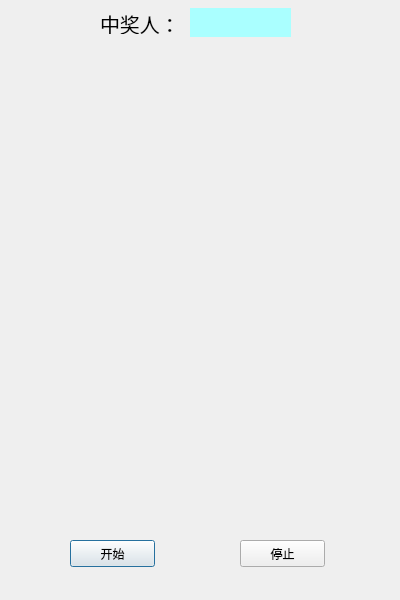
<?xml version="1.0" encoding="UTF-8"?>
<ui version="4.0">
 <class>YaoJiang</class>
 <widget class="QDialog" name="YaoJiang">
  <property name="geometry">
   <rect>
    <x>0</x>
    <y>0</y>
    <width>400</width>
    <height>600</height>
   </rect>
  </property>
  <property name="windowTitle">
   <string>YaoJiang</string>
  </property>
  <widget class="QLabel" name="label">
   <property name="geometry">
    <rect>
     <x>100</x>
     <y>13</y>
     <width>81</width>
     <height>21</height>
    </rect>
   </property>
   <property name="font">
    <font>
     <pointsize>15</pointsize>
    </font>
   </property>
   <property name="text">
    <string>中奖人：</string>
   </property>
  </widget>
  <widget class="QLabel" name="pname">
   <property name="geometry">
    <rect>
     <x>190</x>
     <y>8</y>
     <width>101</width>
     <height>29</height>
    </rect>
   </property>
   <property name="palette">
    <palette>
     <active>
      <colorrole role="WindowText">
       <brush brushstyle="SolidPattern">
        <color alpha="255">
         <red>0</red>
         <green>0</green>
         <blue>0</blue>
        </color>
       </brush>
      </colorrole>
      <colorrole role="Button">
       <brush brushstyle="SolidPattern">
        <color alpha="255">
         <red>170</red>
         <green>255</green>
         <blue>255</blue>
        </color>
       </brush>
      </colorrole>
      <colorrole role="Light">
       <brush brushstyle="SolidPattern">
        <color alpha="255">
         <red>255</red>
         <green>255</green>
         <blue>255</blue>
        </color>
       </brush>
      </colorrole>
      <colorrole role="Midlight">
       <brush brushstyle="SolidPattern">
        <color alpha="255">
         <red>212</red>
         <green>255</green>
         <blue>255</blue>
        </color>
       </brush>
      </colorrole>
      <colorrole role="Dark">
       <brush brushstyle="SolidPattern">
        <color alpha="255">
         <red>85</red>
         <green>127</green>
         <blue>127</blue>
        </color>
       </brush>
      </colorrole>
      <colorrole role="Mid">
       <brush brushstyle="SolidPattern">
        <color alpha="255">
         <red>113</red>
         <green>170</green>
         <blue>170</blue>
        </color>
       </brush>
      </colorrole>
      <colorrole role="Text">
       <brush brushstyle="SolidPattern">
        <color alpha="255">
         <red>0</red>
         <green>0</green>
         <blue>0</blue>
        </color>
       </brush>
      </colorrole>
      <colorrole role="BrightText">
       <brush brushstyle="SolidPattern">
        <color alpha="255">
         <red>255</red>
         <green>255</green>
         <blue>255</blue>
        </color>
       </brush>
      </colorrole>
      <colorrole role="ButtonText">
       <brush brushstyle="SolidPattern">
        <color alpha="255">
         <red>0</red>
         <green>0</green>
         <blue>0</blue>
        </color>
       </brush>
      </colorrole>
      <colorrole role="Base">
       <brush brushstyle="SolidPattern">
        <color alpha="255">
         <red>255</red>
         <green>255</green>
         <blue>255</blue>
        </color>
       </brush>
      </colorrole>
      <colorrole role="Window">
       <brush brushstyle="SolidPattern">
        <color alpha="255">
         <red>170</red>
         <green>255</green>
         <blue>255</blue>
        </color>
       </brush>
      </colorrole>
      <colorrole role="Shadow">
       <brush brushstyle="SolidPattern">
        <color alpha="255">
         <red>0</red>
         <green>0</green>
         <blue>0</blue>
        </color>
       </brush>
      </colorrole>
      <colorrole role="AlternateBase">
       <brush brushstyle="SolidPattern">
        <color alpha="255">
         <red>212</red>
         <green>255</green>
         <blue>255</blue>
        </color>
       </brush>
      </colorrole>
      <colorrole role="ToolTipBase">
       <brush brushstyle="SolidPattern">
        <color alpha="255">
         <red>255</red>
         <green>255</green>
         <blue>220</blue>
        </color>
       </brush>
      </colorrole>
      <colorrole role="ToolTipText">
       <brush brushstyle="SolidPattern">
        <color alpha="255">
         <red>0</red>
         <green>0</green>
         <blue>0</blue>
        </color>
       </brush>
      </colorrole>
     </active>
     <inactive>
      <colorrole role="WindowText">
       <brush brushstyle="SolidPattern">
        <color alpha="255">
         <red>0</red>
         <green>0</green>
         <blue>0</blue>
        </color>
       </brush>
      </colorrole>
      <colorrole role="Button">
       <brush brushstyle="SolidPattern">
        <color alpha="255">
         <red>170</red>
         <green>255</green>
         <blue>255</blue>
        </color>
       </brush>
      </colorrole>
      <colorrole role="Light">
       <brush brushstyle="SolidPattern">
        <color alpha="255">
         <red>255</red>
         <green>255</green>
         <blue>255</blue>
        </color>
       </brush>
      </colorrole>
      <colorrole role="Midlight">
       <brush brushstyle="SolidPattern">
        <color alpha="255">
         <red>212</red>
         <green>255</green>
         <blue>255</blue>
        </color>
       </brush>
      </colorrole>
      <colorrole role="Dark">
       <brush brushstyle="SolidPattern">
        <color alpha="255">
         <red>85</red>
         <green>127</green>
         <blue>127</blue>
        </color>
       </brush>
      </colorrole>
      <colorrole role="Mid">
       <brush brushstyle="SolidPattern">
        <color alpha="255">
         <red>113</red>
         <green>170</green>
         <blue>170</blue>
        </color>
       </brush>
      </colorrole>
      <colorrole role="Text">
       <brush brushstyle="SolidPattern">
        <color alpha="255">
         <red>0</red>
         <green>0</green>
         <blue>0</blue>
        </color>
       </brush>
      </colorrole>
      <colorrole role="BrightText">
       <brush brushstyle="SolidPattern">
        <color alpha="255">
         <red>255</red>
         <green>255</green>
         <blue>255</blue>
        </color>
       </brush>
      </colorrole>
      <colorrole role="ButtonText">
       <brush brushstyle="SolidPattern">
        <color alpha="255">
         <red>0</red>
         <green>0</green>
         <blue>0</blue>
        </color>
       </brush>
      </colorrole>
      <colorrole role="Base">
       <brush brushstyle="SolidPattern">
        <color alpha="255">
         <red>255</red>
         <green>255</green>
         <blue>255</blue>
        </color>
       </brush>
      </colorrole>
      <colorrole role="Window">
       <brush brushstyle="SolidPattern">
        <color alpha="255">
         <red>170</red>
         <green>255</green>
         <blue>255</blue>
        </color>
       </brush>
      </colorrole>
      <colorrole role="Shadow">
       <brush brushstyle="SolidPattern">
        <color alpha="255">
         <red>0</red>
         <green>0</green>
         <blue>0</blue>
        </color>
       </brush>
      </colorrole>
      <colorrole role="AlternateBase">
       <brush brushstyle="SolidPattern">
        <color alpha="255">
         <red>212</red>
         <green>255</green>
         <blue>255</blue>
        </color>
       </brush>
      </colorrole>
      <colorrole role="ToolTipBase">
       <brush brushstyle="SolidPattern">
        <color alpha="255">
         <red>255</red>
         <green>255</green>
         <blue>220</blue>
        </color>
       </brush>
      </colorrole>
      <colorrole role="ToolTipText">
       <brush brushstyle="SolidPattern">
        <color alpha="255">
         <red>0</red>
         <green>0</green>
         <blue>0</blue>
        </color>
       </brush>
      </colorrole>
     </inactive>
     <disabled>
      <colorrole role="WindowText">
       <brush brushstyle="SolidPattern">
        <color alpha="255">
         <red>85</red>
         <green>127</green>
         <blue>127</blue>
        </color>
       </brush>
      </colorrole>
      <colorrole role="Button">
       <brush brushstyle="SolidPattern">
        <color alpha="255">
         <red>170</red>
         <green>255</green>
         <blue>255</blue>
        </color>
       </brush>
      </colorrole>
      <colorrole role="Light">
       <brush brushstyle="SolidPattern">
        <color alpha="255">
         <red>255</red>
         <green>255</green>
         <blue>255</blue>
        </color>
       </brush>
      </colorrole>
      <colorrole role="Midlight">
       <brush brushstyle="SolidPattern">
        <color alpha="255">
         <red>212</red>
         <green>255</green>
         <blue>255</blue>
        </color>
       </brush>
      </colorrole>
      <colorrole role="Dark">
       <brush brushstyle="SolidPattern">
        <color alpha="255">
         <red>85</red>
         <green>127</green>
         <blue>127</blue>
        </color>
       </brush>
      </colorrole>
      <colorrole role="Mid">
       <brush brushstyle="SolidPattern">
        <color alpha="255">
         <red>113</red>
         <green>170</green>
         <blue>170</blue>
        </color>
       </brush>
      </colorrole>
      <colorrole role="Text">
       <brush brushstyle="SolidPattern">
        <color alpha="255">
         <red>85</red>
         <green>127</green>
         <blue>127</blue>
        </color>
       </brush>
      </colorrole>
      <colorrole role="BrightText">
       <brush brushstyle="SolidPattern">
        <color alpha="255">
         <red>255</red>
         <green>255</green>
         <blue>255</blue>
        </color>
       </brush>
      </colorrole>
      <colorrole role="ButtonText">
       <brush brushstyle="SolidPattern">
        <color alpha="255">
         <red>85</red>
         <green>127</green>
         <blue>127</blue>
        </color>
       </brush>
      </colorrole>
      <colorrole role="Base">
       <brush brushstyle="SolidPattern">
        <color alpha="255">
         <red>170</red>
         <green>255</green>
         <blue>255</blue>
        </color>
       </brush>
      </colorrole>
      <colorrole role="Window">
       <brush brushstyle="SolidPattern">
        <color alpha="255">
         <red>170</red>
         <green>255</green>
         <blue>255</blue>
        </color>
       </brush>
      </colorrole>
      <colorrole role="Shadow">
       <brush brushstyle="SolidPattern">
        <color alpha="255">
         <red>0</red>
         <green>0</green>
         <blue>0</blue>
        </color>
       </brush>
      </colorrole>
      <colorrole role="AlternateBase">
       <brush brushstyle="SolidPattern">
        <color alpha="255">
         <red>170</red>
         <green>255</green>
         <blue>255</blue>
        </color>
       </brush>
      </colorrole>
      <colorrole role="ToolTipBase">
       <brush brushstyle="SolidPattern">
        <color alpha="255">
         <red>255</red>
         <green>255</green>
         <blue>220</blue>
        </color>
       </brush>
      </colorrole>
      <colorrole role="ToolTipText">
       <brush brushstyle="SolidPattern">
        <color alpha="255">
         <red>0</red>
         <green>0</green>
         <blue>0</blue>
        </color>
       </brush>
      </colorrole>
     </disabled>
    </palette>
   </property>
   <property name="font">
    <font>
     <pointsize>15</pointsize>
    </font>
   </property>
   <property name="autoFillBackground">
    <bool>true</bool>
   </property>
   <property name="text">
    <string/>
   </property>
  </widget>
  <widget class="QPushButton" name="bstart">
   <property name="geometry">
    <rect>
     <x>70</x>
     <y>540</y>
     <width>85</width>
     <height>27</height>
    </rect>
   </property>
   <property name="text">
    <string>开始</string>
   </property>
  </widget>
  <widget class="QPushButton" name="bstop">
   <property name="geometry">
    <rect>
     <x>240</x>
     <y>540</y>
     <width>85</width>
     <height>27</height>
    </rect>
   </property>
   <property name="text">
    <string>停止</string>
   </property>
  </widget>
 </widget>
 <layoutdefault spacing="6" margin="11"/>
 <resources/>
 <connections/>
</ui>
